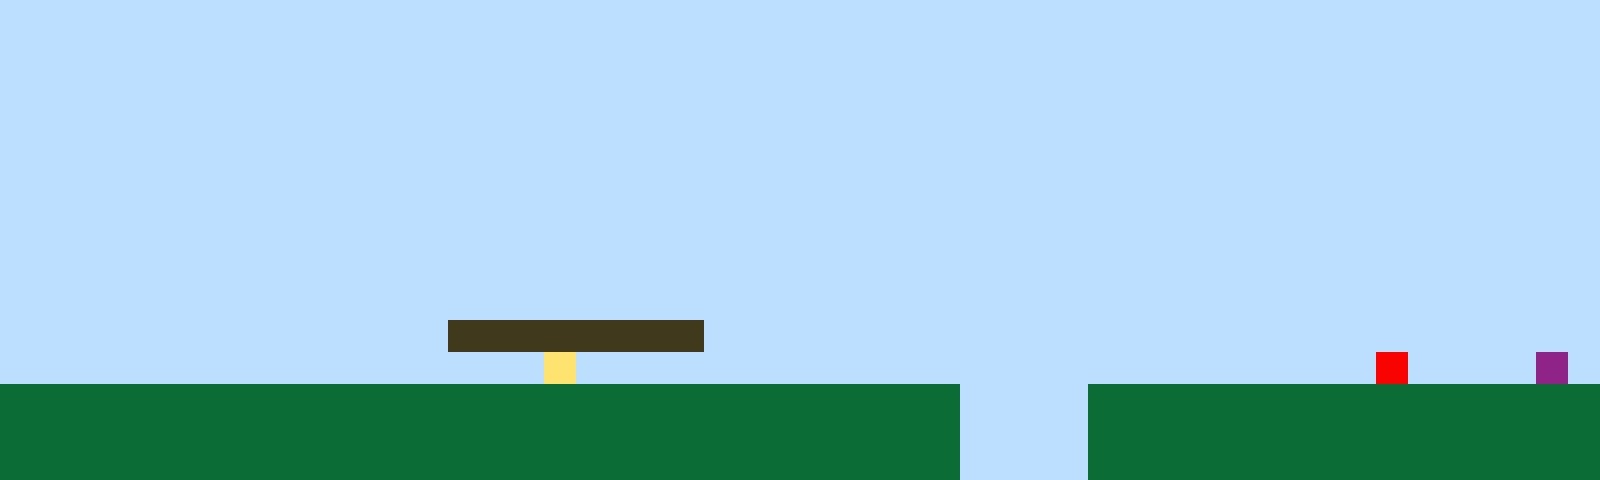

This is a level from a 2D game, rendered from its Tiled map with the project's own tilesets. A one-line summary and the complete map file follow:
An orthogonal 50x15 tile map with 32x32 px tiles, 1 tile layer (Tile Layer 1).

<map version="1.10" tiledversion="1.11.2" orientation="orthogonal" renderorder="right-up" width="50" height="15" tilewidth="32" tileheight="32" infinite="0" nextlayerid="2" nextobjectid="1"><editorsettings><export target="map1.csv" format="csv" /></editorsettings><tileset firstgid="1" name="sprites" tilewidth="32" tileheight="32" tilecount="6" columns="3"><image source="sprites.png" width="96" height="64" /></tileset><layer id="1" name="Tile Layer 1" width="50" height="15"><data encoding="csv">1,1,1,1,1,1,1,1,1,1,1,1,1,1,1,1,1,1,1,1,1,1,1,1,1,1,1,1,1,1,1,1,1,1,1,1,1,1,1,1,1,1,1,1,1,1,1,1,1,1,1,1,1,1,1,1,1,1,1,1,1,1,1,1,1,1,1,1,1,1,1,1,1,1,1,1,1,1,1,1,1,1,1,1,1,1,1,1,1,1,1,1,1,1,1,1,1,1,1,1,1,1,1,1,1,1,1,1,1,1,1,1,1,1,1,1,1,1,1,1,1,1,1,1,1,1,1,1,1,1,1,1,1,1,1,1,1,1,1,1,1,1,1,1,1,1,1,1,1,1,1,1,1,1,1,1,1,1,1,1,1,1,1,1,1,1,1,1,1,1,1,1,1,1,1,1,1,1,1,1,1,1,1,1,1,1,1,1,1,1,1,1,1,1,1,1,1,1,1,1,1,1,1,1,1,1,1,1,1,1,1,1,1,1,1,1,1,1,1,1,1,1,1,1,1,1,1,1,1,1,1,1,1,1,1,1,1,1,1,1,1,1,1,1,1,1,1,1,1,1,1,1,1,1,1,1,1,1,1,1,1,1,1,1,1,1,1,1,1,1,1,1,1,1,1,1,1,1,1,1,1,1,1,1,1,1,1,1,1,1,1,1,1,1,1,1,1,1,1,1,1,1,1,1,1,1,1,1,1,1,1,1,1,1,1,1,1,1,1,1,1,1,1,1,1,1,1,1,1,1,1,1,1,1,1,1,1,1,1,1,1,1,1,1,1,1,1,1,1,1,1,1,1,1,1,1,1,1,1,1,1,1,1,1,1,1,1,1,1,1,1,1,1,1,1,1,1,1,1,1,1,1,1,1,1,1,1,1,1,1,1,1,1,1,1,1,1,1,1,1,1,1,1,1,1,1,1,1,1,1,1,1,1,1,1,1,1,1,1,1,1,1,1,1,1,1,1,1,1,1,1,1,1,1,1,1,1,1,1,1,1,1,1,1,1,1,1,1,1,1,1,1,1,1,1,1,1,1,1,1,1,1,1,1,1,1,1,1,1,1,1,1,1,1,1,1,1,1,1,1,1,1,1,1,1,1,1,1,1,1,1,1,1,1,1,1,1,1,1,1,1,1,1,1,1,1,1,1,1,1,1,1,1,1,3,3,3,3,3,3,3,3,1,1,1,1,1,1,1,1,1,1,1,1,1,1,1,1,1,1,1,1,1,1,1,1,1,1,1,1,1,1,1,1,1,1,1,1,1,1,1,1,1,1,1,1,1,4,1,1,1,1,1,1,1,1,1,1,1,1,1,1,1,1,1,1,1,1,1,1,1,1,1,5,1,1,1,1,6,1,2,2,2,2,2,2,2,2,2,2,2,2,2,2,2,2,2,2,2,2,2,2,2,2,2,2,2,2,2,2,1,1,1,1,2,2,2,2,2,2,2,2,2,2,2,2,2,2,2,2,2,2,2,2,2,2,2,2,2,2,2,2,2,2,2,2,2,2,2,2,2,2,2,2,2,2,2,2,2,2,1,1,1,1,2,2,2,2,2,2,2,2,2,2,2,2,2,2,2,2,2,2,2,2,2,2,2,2,2,2,2,2,2,2,2,2,2,2,2,2,2,2,2,2,2,2,2,2,2,2,1,1,1,1,2,2,2,2,2,2,2,2,2,2,2,2,2,2,2,2</data></layer></map>
